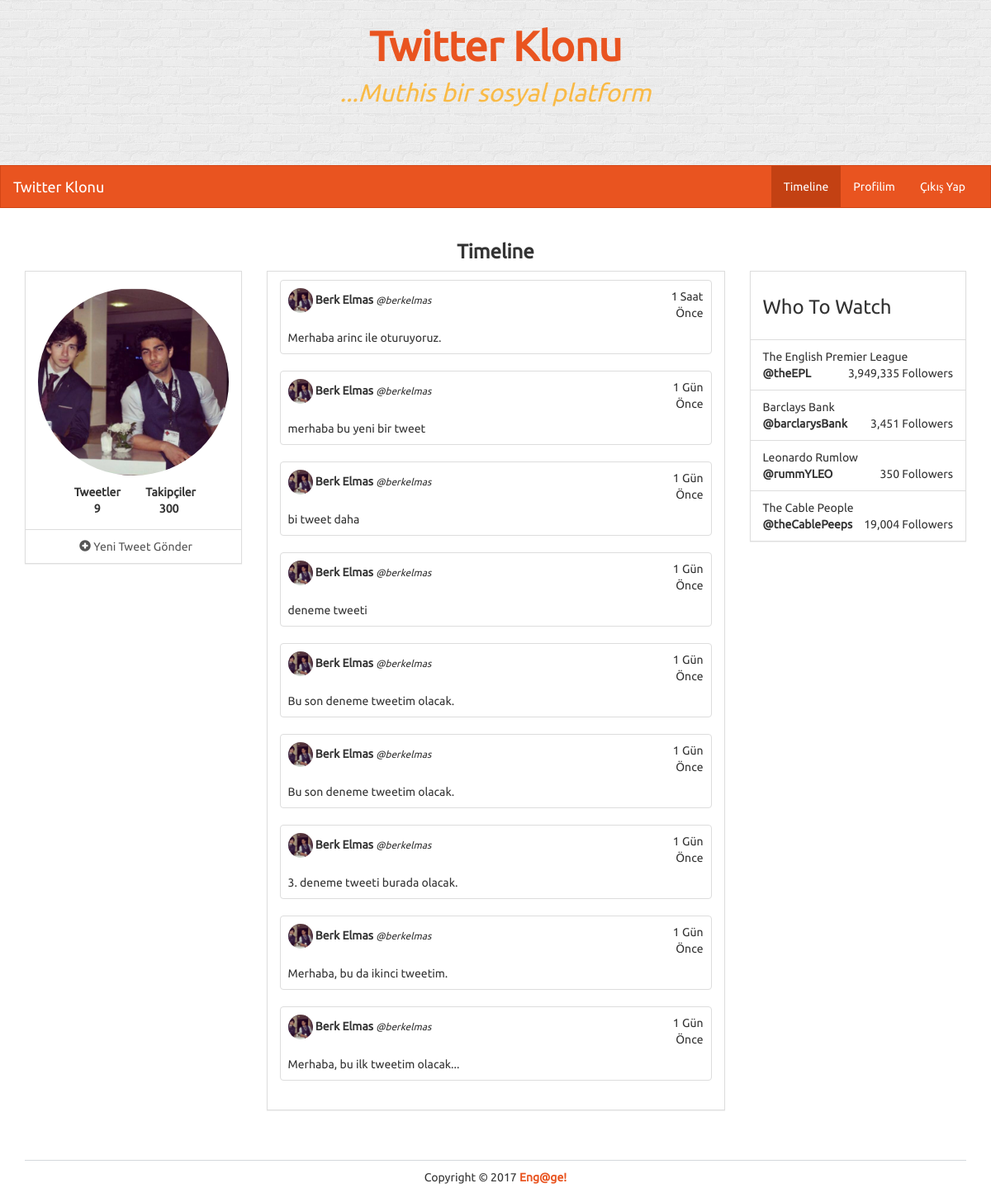
The page /timeline/berkelmas on the database its author committed.
### app.py (models this page shows)
class User(UserMixin ,db.Model):                ## UserMixin classimizi, flask-login'deki fonksiyonlarimizi User modelimizde kullabilmek amaciyla cagirdik.
    id = db.Column(db.Integer, primary_key= True)
    name= db.Column(db.String(80))
    username= db.Column(db.String(80))
    image= db.Column(db.String(100))
    password= db.Column(db.String(50))
    join_date= db.Column(db.DateTime)
    tweet= db.relationship('Tweet', backref='user', lazy= 'dynamic')
    following= db.relationship('User', secondary= follower,
        primaryjoin=(follower.c.follower_id == id),
        secondaryjoin=(follower.c.followee_id == id),
        backref= db.backref('followers', lazy= 'dynamic'), lazy= 'dynamic')
    followed_by= db.relationship('User', secondary= follower,
        primaryjoin=(follower.c.followee_id == id),
        secondaryjoin=(follower.c.follower_id == id),
        backref= db.backref('followees', lazy= 'dynamic'), lazy= 'dynamic')

class Tweet(db.Model):
    id= db.Column(db.Integer, primary_key= True)
    user_id= db.Column(db.Integer, db.ForeignKey('user.id'))    ##burada foreign key'imizin, user modelimizdeki id column'ina karsilik geldigini belirtiyoruz.
    text= db.Column(db.String(140))
    date_created= db.Column(db.DateTime)

### app.py (the view)
@app.route('/timeline', defaults= { 'username' : None })
@app.route('/timeline/', defaults= { 'username' : None })
@app.route('/timeline/<username>')
def timeline(username):
    form = TweetForm()
    if username:
        try:
            user= User.query.filter_by(username= username).first()
            user_id= user.id
        except:
            flash('Boyle bir kullanici bulunmamaktadir.', 'warning')
            user= current_user
            user_id= current_user.id
    else:
        user= current_user
        user_id= current_user.id
    tweets= Tweet.query.filter_by(user_id= user_id).order_by(Tweet.date_created.desc()).all()
    total_tweets= len(tweets)
    date= datetime.now()
    return render_template('timeline.html', form= form, tweets= tweets, date= date, total_tweets= total_tweets, user= user)

### app.py (called while the page is built)
@app.template_filter('how_long_since')
def how_long_since(delta):
    seconds= delta.total_seconds()
    days, seconds= divmod(seconds, 86400)
    hours, seconds= divmod(seconds, 3600)
    minutes, seconds= divmod(seconds, 60)
    if days > 0:
        return '%d Gün Önce' % (days)
    elif hours > 0:
        return '%d Saat Önce' % (hours)
    elif minutes > 0:
        return '%d Dakika Önce' % (minutes)
    else:
        return 'Just Now'

### templates/timeline.html (shortened to what this page needs)
<!DOCTYPE html>
<html lang="en">
	<head>
		<link rel="stylesheet" href="{{url_for('static', filename= './bs/css/united.min.css')}}">
		<link rel="stylesheet" href="{{url_for('static', filename= './css/styles.css')}}">
	</head>
	<body>
		<div class="container-fluid">
			<div class="row" id="banner">
				<div class="title col-lg-12">
					<p class="title">
						<a href="./">Twitter Klonu</a>
					</p>
					<p class="subtitle">...Muthis bir sosyal platform</p>
				</div>
			</div>
		</div>
		<nav class="navbar navbar-default" role="navigation">
			<div class="container-fluid">
				<div class="navbar-header">
					<a class="navbar-brand" href="{{url_for('index')}}">Twitter Klonu</a>
				</div>
				<div class="collapse navbar-collapse navbar-ex1-collapse">
					<ul class="nav navbar-nav navbar-right">
						<li class="active"><a href="{{ url_for('timeline') }}">Timeline</a></li>
						<li class=""><a href="{{ url_for('profile') }}">Profilim</a></li>
						<li class=""><a href="{{ url_for('logout') }}">Çıkış Yap</a></li>
					</ul>
				</div>
			</div>
		</nav>
		<div class="container">
			<div class="row">
				<div class="col-lg-12">
					<h3 class="text-center bold">Timeline</h3>
				</div>
				<div class="col-lg-3">
					<div class="panel panel-default">
						<div class="panel-body">
							<div class="row pad">
								<div class="col-lg-12">
									<img src="{{ user.image }}" class="img-responsive img-circle center-block" alt="Image" />
								</div>
							</div>
							<div class="row pad">
								<div class="col-lg-4 col-lg-offset-2 text-center">
									<strong>
										Tweetler <br />
										{{ total_tweets }}
									</strong>
								</div>
								<div class="col-lg-4 text-center">
									<strong>
										Takipçiler <br />
										300
									</strong>
								</div>
							</div>
						</div>
						<ul class="list-group">
							<a class="list-group-item" data-toggle="modal" href="#newPost" data-backdrop="static" data-keboard="false">
								<i style= 'margin-left : 50px;' class="glyphicon glyphicon-plus-sign"></i> Yeni Tweet Gönder
							</a>
						</ul>
					</div>
				</div>
				<div class="col-lg-6">
					<div class="panel panel-default">
						<div class="panel-body">
							{% for tweet in tweets %}
							<div class="row">
								<div class="col-xs-12 col-sm-12 col-md-12 col-lg-12">
									<div class="thumbnail">
										<div class="caption">
											<div class="row">
												<div class="col-lg-10">
													<img src="{{ tweet.user.image }}" style="width: 30px; height: 30px;" class="img-circle">
													<strong>{{ tweet.user.name }}</strong>
													<small><em>@{{ tweet.user.username }}</em></small>
												</div>
												<div class="col-lg-2 text-right">
													{{ (date - tweet.date_created)|how_long_since }}
												</div>
											</div>
											<div class="row pad">
												<div class="col-lg-12">
													{{ tweet.text }}
												</div>
											</div>
										</div>
									</div>
								</div>
							</div>
							{% endfor %}
						</div>
					</div>
				</div>
				<div class="col-lg-3">
					<div class="panel panel-default">
						<div class="panel-body">
							<h3>Who To Watch</h3>
						</div>
						<ul class="list-group">
							<li class="list-group-item">
								The English Premier League
								<div>
									<strong>@theEPL</strong>
									<span class="pull-right">
										3,949,335 Followers
									</span>
								</div>
							</li>
							<li class="list-group-item">
								Barclays Bank
								<div>
									<strong>@barclarysBank</strong>
									<span class="pull-right">
										3,451 Followers
									</span>
								</div>
							</li>
							<li class="list-group-item">
								Leonardo Rumlow
								<div>
									<strong>@rummYLEO</strong>
									<span class="pull-right">
										350 Followers
									</span>
								</div>
							</li>
							<li class="list-group-item">
								The Cable People
								<div>
									<strong>@theCablePeeps</strong>
									<span class="pull-right">
										19,004 Followers
									</span>
								</div>
							</li>
						</ul>
					</div>
				</div>
			</div>
			<footer>
				<div class="row pad">
					<div class="col-lg-12 text-center">
						Copyright &copy; 2017 <strong> <a href="./">Eng@ge!</a></strong>
					</div>
				</div>
			</footer>
		</div>
	</body>
</html>

### static/css/styles.css (style rules this page uses)
body { font-family: Ubuntu, verdana, georgia, serif, sans-serif; }
a, a:hover, a:active, a:focus, a:visited { text-decoration: none; }
.bold { font-weight: bolder !important; }
div.panel, .btn, .navbar { border-radius: 0; }
footer { margin-top: 40px; margin-bottom: 20px; }
.pad { margin-top: 10px !important; }
div.panel-body { padding-top: 10px; }
body > nav { border-radius: 0 !important; }
div.thumbnail { padding: 0; }
footer { border-top: 1px solid rgba(44, 62, 80, .2); }
#banner { height: 200px; background-color: #EDEDED; background: url('./img/brick-wall.png'); text-align: center; padding: 10px; padding-top: 20px; }
#banner > div.title > p.title { font-size: 50px; font-weight: bold; margin-bottom: 0; color: rgba(255, 165, 0, .9); }
#banner > div.title > p.subtitle { font-size: 30px; font-weight: 400; font-style: italic; color: rgba(255, 165, 0, .7) }

### rows shown on the page
User: image (picture)
Tweet: user.image (picture), user.name "Berk Elmas", user.username "berkelmas", (date-tweet.date_created)|how_long_since "1 Saat Önce", text "Merhaba arinc ile oturuyoruz."
Tweet: user.image (picture), user.name "Berk Elmas", user.username "berkelmas", (date-tweet.date_created)|how_long_since "1 Gün Önce", text "merhaba bu yeni bir tweet"
Tweet: user.image (picture), user.name "Berk Elmas", user.username "berkelmas", (date-tweet.date_created)|how_long_since "1 Gün Önce", text "bi tweet daha"
Tweet: user.image (picture), user.name "Berk Elmas", user.username "berkelmas", (date-tweet.date_created)|how_long_since "1 Gün Önce", text "deneme tweeti"
Tweet: user.image (picture), user.name "Berk Elmas", user.username "berkelmas", (date-tweet.date_created)|how_long_since "1 Gün Önce", text "Bu son deneme tweetim olacak."
Tweet: user.image (picture), user.name "Berk Elmas", user.username "berkelmas", (date-tweet.date_created)|how_long_since "1 Gün Önce", text "Bu son deneme tweetim olacak."
Tweet: user.image (picture), user.name "Berk Elmas", user.username "berkelmas", (date-tweet.date_created)|how_long_since "1 Gün Önce", text "3. deneme tweeti burada olacak."
Tweet: user.image (picture), user.name "Berk Elmas", user.username "berkelmas", (date-tweet.date_created)|how_long_since "1 Gün Önce", text "Merhaba, bu da ikinci tweetim."
Tweet: user.image (picture), user.name "Berk Elmas", user.username "berkelmas", (date-tweet.date_created)|how_long_since "1 Gün Önce", text "Merhaba, bu ilk tweetim olacak..."

### other values the page prints
{{ total_tweets }} "9"
